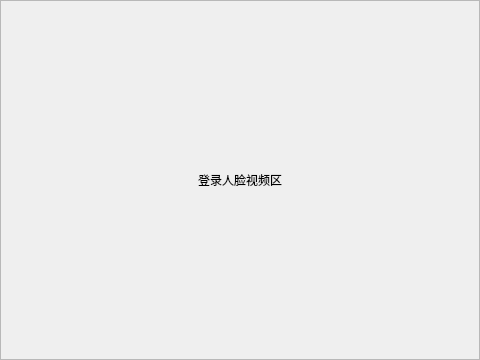
<?xml version="1.0" encoding="UTF-8"?>
<ui version="4.0">
 <class>Login</class>
 <widget class="QDialog" name="Login">
  <property name="geometry">
   <rect>
    <x>0</x>
    <y>0</y>
    <width>480</width>
    <height>360</height>
   </rect>
  </property>
  <property name="windowTitle">
   <string>人脸登录</string>
  </property>
  <property name="modal">
   <bool>true</bool>
  </property>
  <widget class="QLabel" name="lbl_video">
   <property name="geometry">
    <rect>
     <x>0</x>
     <y>0</y>
     <width>480</width>
     <height>360</height>
    </rect>
   </property>
   <property name="frameShape">
    <enum>QFrame::StyledPanel</enum>
   </property>
   <property name="frameShadow">
    <enum>QFrame::Raised</enum>
   </property>
   <property name="lineWidth">
    <number>3</number>
   </property>
   <property name="midLineWidth">
    <number>2</number>
   </property>
   <property name="text">
    <string>登录人脸视频区</string>
   </property>
   <property name="textFormat">
    <enum>Qt::RichText</enum>
   </property>
   <property name="alignment">
    <set>Qt::AlignCenter</set>
   </property>
  </widget>
 </widget>
 <resources/>
 <connections/>
</ui>
